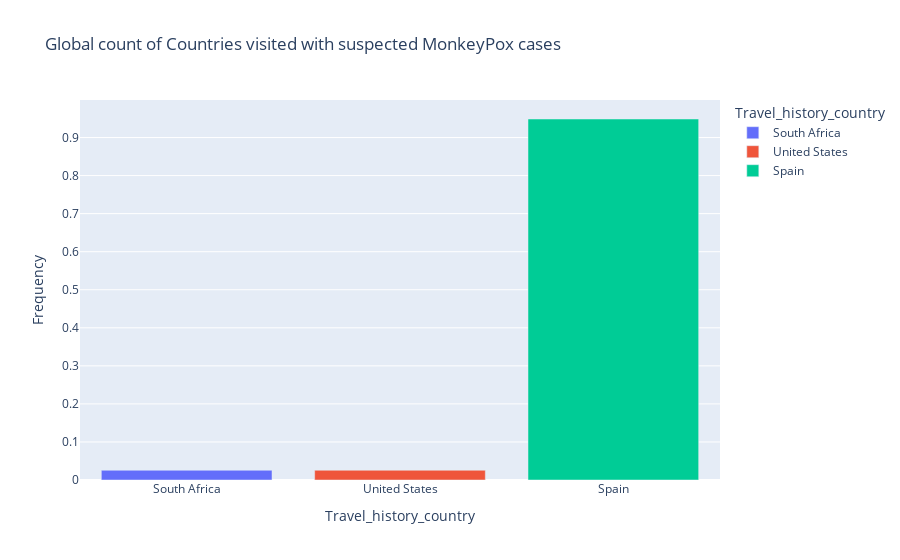

Notebook cell for this chart:
### Code cell
#visualize using plotly
fig = px.bar(data_frame=travel_susp,
            x="Travel_history_country",
            y="Frequency",
            color="Travel_history_country",
            title="Global count of Countries visited with suspected MonkeyPox cases")
fig.show()

### Figure 1 — Plotly figure (JSON) as saved in the notebook; plotly's stock layout.template omitted (floating-point values rounded to 4 significant figures)
{"data": [{"alignmentgroup": "True", "hovertemplate": "Travel_history_country=%{x}<br>Frequency=%{y}<extra></extra>", "legendgroup": "South Africa", "marker": {"color": "#636efa", "pattern": {"shape": ""}}, "name": "South Africa", "offsetgroup": "South Africa", "orientation": "v", "showlegend": true, "textposition": "auto", "type": "bar", "x": ["South Africa"], "xaxis": "x", "y": [0.02564], "yaxis": "y"}, {"alignmentgroup": "True", "hovertemplate": "Travel_history_country=%{x}<br>Frequency=%{y}<extra></extra>", "legendgroup": "United States", "marker": {"color": "#EF553B", "pattern": {"shape": ""}}, "name": "United States", "offsetgroup": "United States", "orientation": "v", "showlegend": true, "textposition": "auto", "type": "bar", "x": ["United States"], "xaxis": "x", "y": [0.02564], "yaxis": "y"}, {"alignmentgroup": "True", "hovertemplate": "Travel_history_country=%{x}<br>Frequency=%{y}<extra></extra>", "legendgroup": "Spain", "marker": {"color": "#00cc96", "pattern": {"shape": ""}}, "name": "Spain", "offsetgroup": "Spain", "orientation": "v", "showlegend": true, "textposition": "auto", "type": "bar", "x": ["Spain"], "xaxis": "x", "y": [0.9487], "yaxis": "y"}], "layout": {"barmode": "relative", "legend": {"title": {"text": "Travel_history_country"}, "tracegroupgap": 0}, "title": {"text": "Global count of Countries visited with suspected MonkeyPox cases"}, "xaxis": {"anchor": "y", "categoryarray": ["South Africa", "United States", "Spain"], "categoryorder": "array", "domain": [0, 1], "title": {"text": "Travel_history_country"}}, "yaxis": {"anchor": "x", "domain": [0, 1], "title": {"text": "Frequency"}}}}
